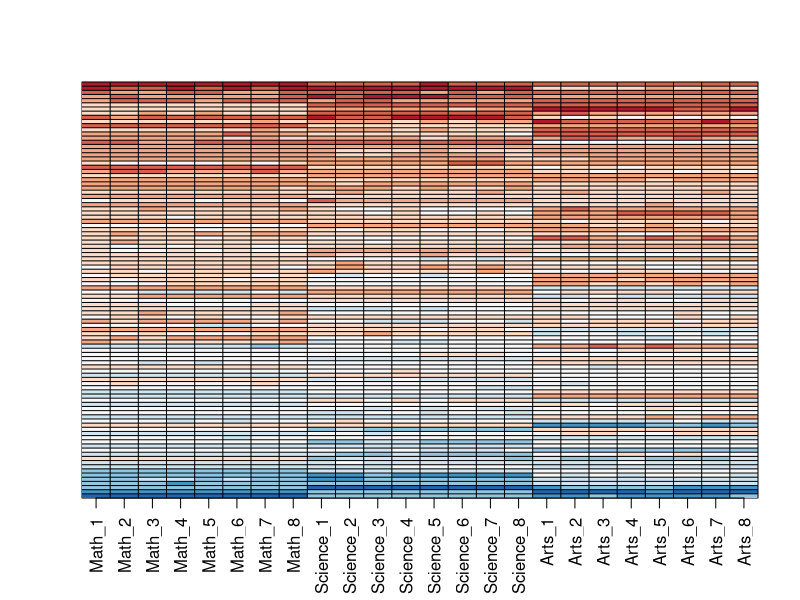
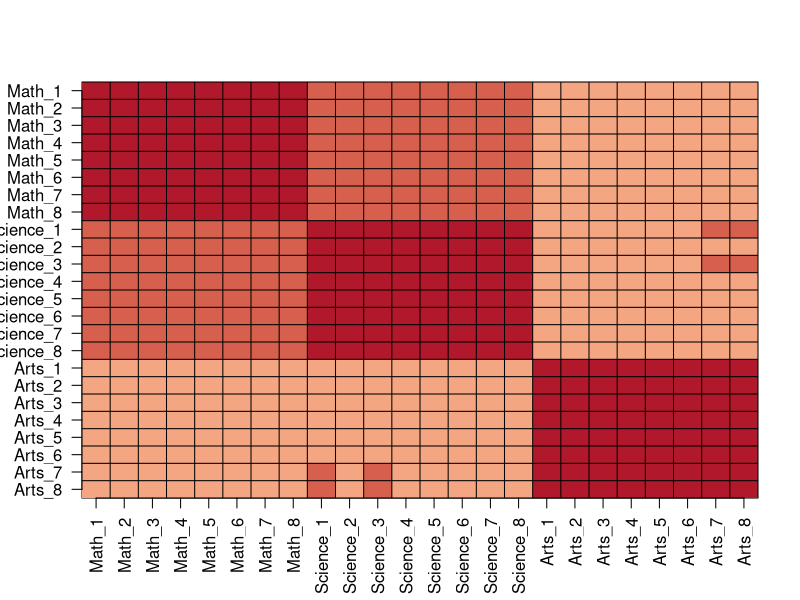
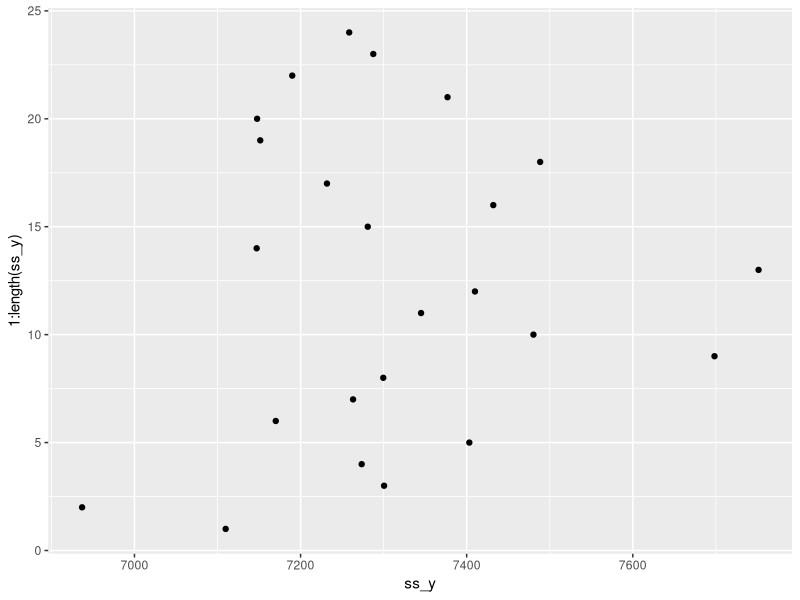
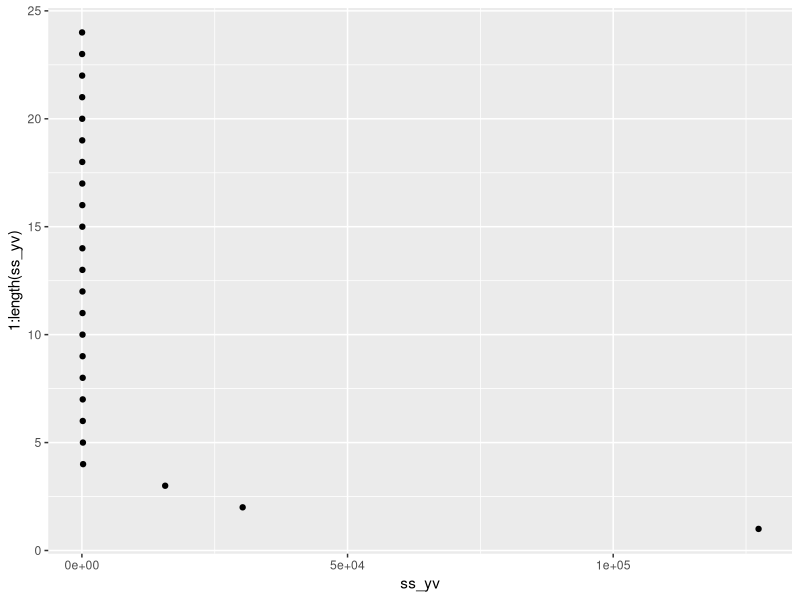
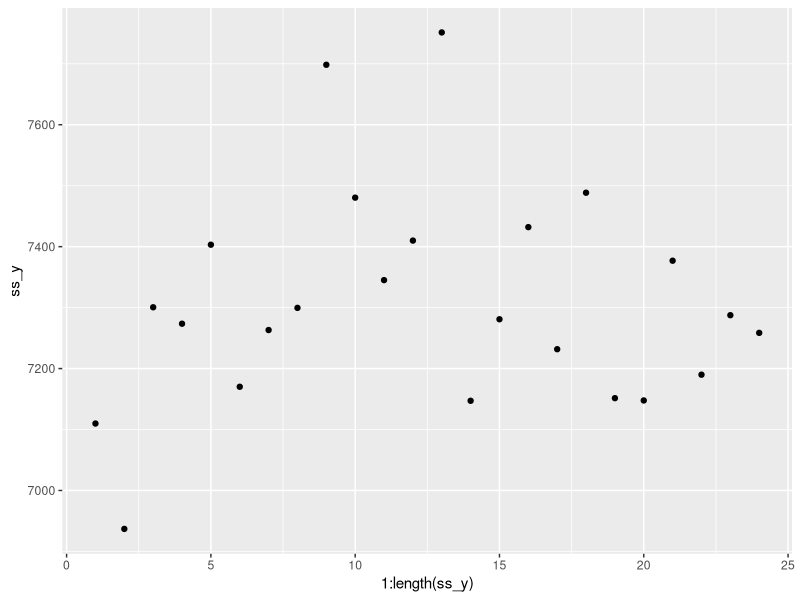
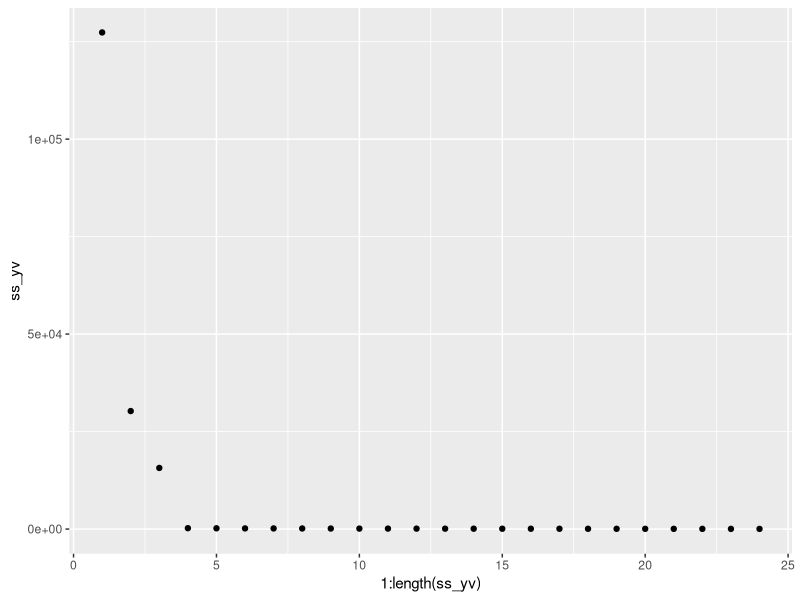
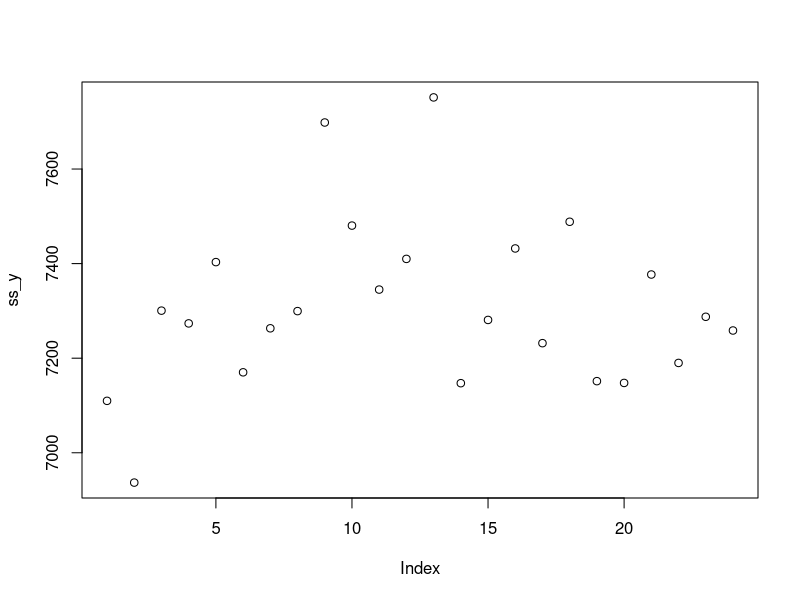
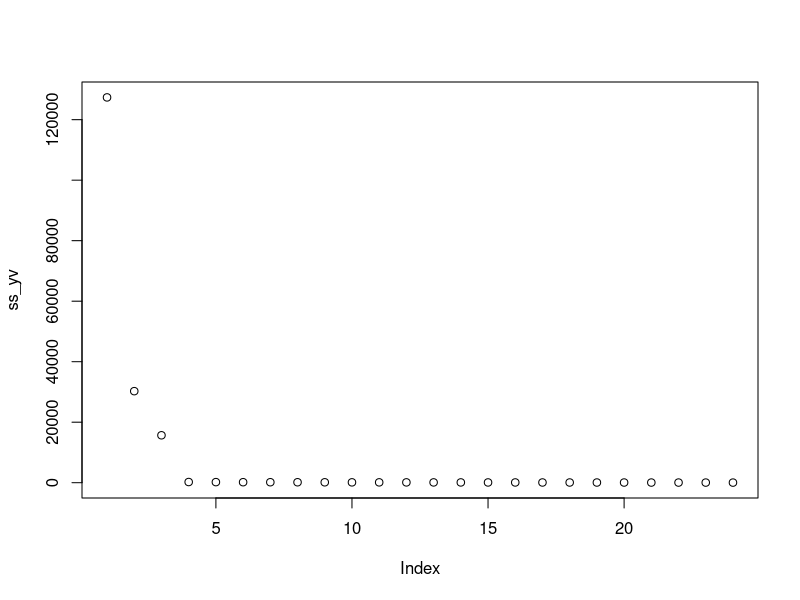

The R script that drew these images, in order:
library(tidyverse)

set.seed(1987, sample.kind="Rounding")
n <- 100
k <- 8
Sigma <- 64  * matrix(c(1, .75, .5, .75, 1, .5, .5, .5, 1), 3, 3) 
m <- MASS::mvrnorm(n, rep(0, 3), Sigma)
m <- m[order(rowMeans(m), decreasing = TRUE),]
y <- m %x% matrix(rep(1, k), nrow = 1) + matrix(rnorm(matrix(n*k*3)), n, k*3)
colnames(y) <- c(paste(rep("Math",k), 1:k, sep="_"),
                 paste(rep("Science",k), 1:k, sep="_"),
                 paste(rep("Arts",k), 1:k, sep="_"))


#Q1
my_image <- function(x, zlim = range(x), ...){
  colors = rev(RColorBrewer::brewer.pal(9, "RdBu"))
  cols <- 1:ncol(x)
  rows <- 1:nrow(x)
  image(cols, rows, t(x[rev(rows),,drop=FALSE]), xaxt = "n", yaxt = "n",
        xlab="", ylab="",  col = colors, zlim = zlim, ...)
  abline(h=rows + 0.5, v = cols + 0.5)
  axis(side = 1, cols, colnames(x), las = 2)
}

my_image(y)

#Q2
my_image(cor(y), zlim = c(-1,1))
range(cor(y))
axis(side = 2, 1:ncol(y), rev(colnames(y)), las = 2)

#Q3
s <- svd(y)
names(s)

y_svd <- s$u %*% diag(s$d) %*% t(s$v)
max(abs(y - y_svd))

ss_y <- apply(y, 2, FUN = function(x) sum(x^2))

ss_yv <- apply((y %*% s$v), 2, FUN = function(x) sum(x^2))
  
round(sum(ss_y)) == round(sum (ss_yv))
  
print(sum(ss_y))

#a bit easier by Harvards:
ss_y <- apply(y^2, 2, sum)
ss_yv <- apply((y%*%s$v)^2, 2, sum)
sum(ss_y)
sum(ss_yv)

#Q4
qplot(ss_y, 1:length(ss_y))
qplot(ss_yv, 1:length(ss_yv))

#or?
qplot(1:length(ss_y), ss_y)
qplot(1:length(ss_yv), ss_yv)

#Second option is correct, but I should know about function:
plot(ss_y) 
plot(ss_yv)

#Q5
qplot(s$d, sqrt(ss_yv))

#Q3
sum(ss_yv[1:3])/sum(ss_yv)
#in Harvards solution it is squared, but result is exactly the same
sum(s$d[1:3]^2) / sum(s$d^2)
